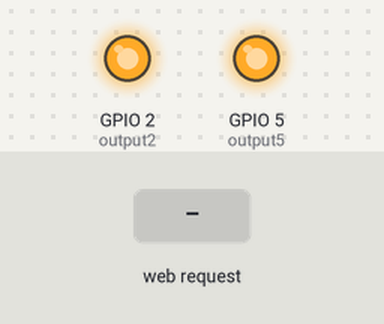
Simulated run of this sketch. Board: ESP8266 (NodeMCU). On the bench: output pins drawn as LEDs (lit = HIGH). Inputs (shaded band) come from the test bench. WiFi joins after 1.5 s; servers stay silent unless stated; the local clock reads 2024-03-15 10:24:30 at power-on unless the sketch sets it; what the sketch prints to the serial monitor is not drawn.

Above: at 3.7 s.
3.8 s: HTTP request GET /5/on received
At 6.6 s:
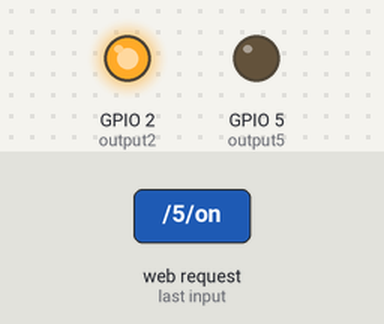
7.0 s: HTTP request GET /5/off received
At 9.0 s:
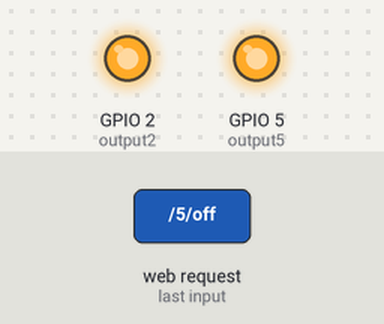
Timing chart, 0 to 10.5 s (numbered marks = the images above; inputs shaded):
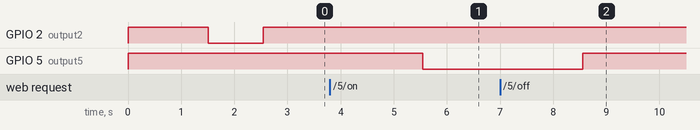

Measured:
- after the input at 3.8 s, GPIO 5 (output5): HIGH → LOW after 1.8 s
- after the input at 7.0 s, GPIO 5 (output5): LOW → HIGH after 1.6 s

The sketch:

ASTRO_WEB_SERVER_22.ino
```cpp
/*********
  Dimitris Kamas
  Astro Web Server
*********/

// Load Wi-Fi library
#include <ESP8266WiFi.h>
#include <TimeLib.h>
#include <WiFiUdp.h>
#include <TimeLord.h>
#include <Timezone.h>

//***************************AstroTime Srart

#define DEBUG 0  // <------  Set to 1 to enable debug messages through serial port monitor
static const char ver[3] = "22";  //  <------Version------
int StartOff = 180; //Set the start offtime in minute of day (90 -> 1:30, 120 -> 02:00, 150 -> 02:30, 180 -> 03:00, 210 -> 03:30)
int EndOff = 300; //Set the end offtime in minute of day (240 -> 04:00, 270 -> 04:30, 300 -> 05:00, 330 -> 05:30)
int del = 10; //Set the delay change time in minute of day

const float LATITUDE = 40.724083, LONGITUDE = 22.907523; // set your GPS position here
int mSunrise, mSunset, mSunriseD, mSunsetD, minOfDay, tizo; //sunrise and sunset expressed as minute of day (0-1439)
int hourNow, minNow, hourLast = -1, minLast = -1;

TimeLord myLord; // TimeLord Object, Global variable
//***************************AstroTime End

//***************************NTP Srart
char data[50];
char* dd;
String dRise;
String dSet;
String  dClock = "No NTP Server";
String  dSunRise = "No SunRise Time";
String  dSunset = "No SunSet Time";
String  ddel = "Delay Not Set";
String  ddia = "diagnostic Not Set";
String  soff = "StartOff Not Set";
String  eoff = "EndOff Not Set";
bool butt = true;
bool b5on = true;
bool b5off = true;
bool allon = true;
bool astro;
bool onoff;

const int NTP_PACKET_SIZE = 48; // NTP time is in the first 48 bytes of message
byte packetBuffer[NTP_PACKET_SIZE]; //buffer to hold incoming & outgoing packets

// NTP Servers:
static const char ntpServerName[] = "time.nist.gov";
//static const char ntpServerName[] = "europe.pool.ntp.org;
//static const char ntpServerName[] = "us.pool.ntp.org";
//static const char ntpServerName[] = "time-a.timefreq.bldrdoc.gov";
//static const char ntpServerName[] = "time-b.timefreq.bldrdoc.gov";
//static const char ntpServerName[] = "time-c.timefreq.bldrdoc.gov";

//const int TIMEZONE = 2;     // Eastern European Time
//const int TIMEZONE = 1;   // Central European Time
//const int TIMEZONE = -5;  // Eastern Standard Time (USA)
//const int TIMEZONE = -4;  // Eastern Daylight Time (USA)
//const int TIMEZONE = -8;  // Pacific Standard Time (USA)
//const int TIMEZONE = -7;  // Pacific Daylight Time (USA)

const int iterval = 86400;     //Set NTP Iterval sync time (sec)
const int iterval2 = 10;     //Set Iterval sync time when no NTP Connect (sec)


WiFiUDP Udp;
unsigned int localPort = 8888;  // local port to listen for UDP packets

time_t getNtpTime();
time_t prevDisplay = 0; // when the digital clock was displayed

// NTP end *****************************************************

// Eastern European Time (Athens)
time_t eastern, utc;
TimeChangeRule CEST = {"CEST", Last, Sun, Mar, 2, 180};     // Eastern European Summer Time
TimeChangeRule CET = {"CET ", Last, Sun, Oct, 3, 120};       // Eastern European Standard Time
Timezone eEastern(CEST, CET);


// Replace with your network credentials

// Set web server port number to 80
WiFiServer server(80);

// Variable to store the HTTP request
String header;

// Auxiliar variables to store the current output state
String output5State = "OFF";
String output4State = "off";
String output3State = "off";
String output2State = "off";
String alwon = "NO";

// Assign output variables to GPIO pins
const int output5 = 5;
//const int output4 = 4;
const int output2 = 2;

// Current time
unsigned long currentTime = millis();
// Previous time
unsigned long previousTime = 0;
// Define timeout time in milliseconds (example: 2000ms = 2s)
const long timeoutTime = 2000;


const char* ssid     = "*********";
const char* password = "*********";
IPAddress local_IP(192, 168, 0, 22); // Set your Static IP address  Down  Router
IPAddress gateway(192, 168, 0, 1);   // Set your Gateway IP address

IPAddress subnet(255, 255, 255, 0);
IPAddress primaryDNS(8, 8, 8, 8);   //optional
IPAddress secondaryDNS(8, 8, 4, 4); //optional

void setup() {                            //                     *********** SETUP  **********
  Serial.begin(115200);
   while (!Serial) {
    delay(10);
   }
  // Initialize the output variables as outputs
  pinMode(output5, OUTPUT);
  //pinMode(output4, OUTPUT);
  pinMode(output2, OUTPUT);
  // Set outputs to LOW
  digitalWrite(output5, HIGH);
  //digitalWrite(output4, LOW);
  digitalWrite(output2, HIGH);

  // Configures static IP address
  if (!WiFi.config(local_IP, gateway, subnet, primaryDNS, secondaryDNS)) {
    Serial.println("STA Failed to configure");
  }

  // Connect to Wi-Fi network with SSID and password

  WiFi.begin(ssid, password);

  while (WiFi.status() != WL_CONNECTED) {
    delay(500);
    Serial.print(".");
  }
  // Print local IP address and start web server
  Serial.println("");
  Serial.println("Dimitris Kamas ESP6288");
  Serial.println("----Version " && ver && "-----");
  Serial.println("-------------------");
  Serial.print("Connecting to ");
  Serial.println(ssid);
  Serial.println("WiFi connected.");
  Serial.println("IP address: ");
  Serial.println(WiFi.localIP());
  server.begin();
  digitalWrite(output2, LOW);   //LOCAL LED ON
  Serial.println("Starting UDP");
  Udp.begin(localPort);
  Serial.print("Local port: ");
  Serial.println(Udp.localPort());
  Serial.println("waiting for sync");
  setSyncProvider(getNtpTime);
 //setSyncInterval(iterval);   //Set Iterval sync time (sec)
  delay(1000);
  digitalWrite(output2, HIGH);  //LOCAL LED OFF

   /* TimeLord Object Initialization */

  myLord.Position(LATITUDE, LONGITUDE);
  myLord.DstRules(3,4,10,4,60); // DST Rules for EUROPE - myLord.DstRules(dstMonStart, dstWeekStart, dstMonEnd, dstWeekEnd, 60)

   if (DEBUG == 0) Serial.end();
}

void loop(){                          //                     *********** LOOP ************

  WiFiClient client = server.available();   // Listen for incoming clients

if (timeStatus() != timeNotSet) {
    if (now() != prevDisplay) { //update the display only if time has changed
      prevDisplay = now();
      digitalClockDisplay();
      if (DEBUG == 1) {
      Serial.println(dClock);
      Serial.println(output5State+" "+butt+" "+b5on+" "+b5off);
      }
    }

    //***************************AstroTime Srart**********************

    minNow = minute(eastern);
    hourNow = hour(eastern);
    if (minNow != minLast) {
      minLast = minNow;
      minOfDay = hourNow * 60 + minNow; //minute of day will be in the range 0-1439

      if (hourNow != hourLast) { // Noting that the Sunrise/Sunset is only calculated every hour => less power.
        hourLast = hourNow;
        if (3 > month(eastern) < 11 ) {
           tizo = 3;
         }
            else {
             tizo = 2;
         }
         myLord.TimeZone(+tizo * 60);
        byte sunTime[6] = {
          0, 0, 0, byte(day(eastern)), byte(month(eastern)), byte(year(eastern)-2000) };
        myLord.SunRise(sunTime);
       // mSunrise = sunTime[2] * 60 + sunTime[1]; //SunRise minute of day in the range 0-1439;
       mSunrise = sunTime[2] * 60 + sunTime[1]; //SunRise minute of day in the range 0-1439;
        mSunriseD = mSunrise - (del/2);
        dRise = stst(mSunriseD);
      if (DEBUG == 1) {
        Serial.print("SunRise= ");
        print2digits(sunTime[2]);
        Serial.write(':');
        print2digits(sunTime[1]);
        Serial.write(':');
        print2digits(sunTime[0]);
        Serial.print("  ");
        print2digits(sunTime[3]);
        Serial.write('/');
        print2digits(sunTime[4]);
        Serial.write('/');
        print2digits(sunTime[5]);
        Serial.print("  (");
        Serial.print(mSunrise);
        Serial.print(" - ");
        Serial.print(del);
        Serial.print(" = ");
        Serial.print(mSunriseD);
        Serial.println(")");
        }

        sprintf(data, "SunRise = %02d:%02d  (",sunTime[2],sunTime[1]);
        dSunRise = data;

        myLord.SunSet(sunTime);
        mSunset = sunTime[2] * 60 + sunTime[1]; //SunSet minute of day in the range 0-1439;
        mSunsetD = mSunset + del;
        dSet = stst(mSunsetD);
  if (DEBUG == 1) {
        Serial.print("SunSet= ");
        print2digits(sunTime[2]);
        Serial.write(':');
        print2digits(sunTime[1]);
        Serial.write(':');
        print2digits(sunTime[0]);
        Serial.print("  ");
        print2digits(sunTime[3]);
        Serial.write('/');
        print2digits(sunTime[4]);
        Serial.write('/');
        print2digits(sunTime[5]);
        Serial.print("  (");
        Serial.print(mSunset);
        Serial.print(" + ");
        Serial.print(del);
        Serial.print(" = ");
        Serial.print(mSunsetD);
        Serial.println(")");

        Serial.print("StartOff= ");
        Serial.print(StartOff);
        Serial.print("  EndOff= ");
        Serial.print(EndOff);
        Serial.print("  MinOfDel: ");
        Serial.print(del);
        Serial.println();
        }

        sprintf(data, "SunSet = %02d:%02d  (",sunTime[2],sunTime[1]);
        dSunset = data;

    }  // End: if (hourNow != hourLast)

   if (minOfDay == StartOff or minOfDay == mSunriseD) butt = true;

      if (butt) {
       if ((minOfDay < mSunriseD || minOfDay >= mSunsetD) && (minOfDay < StartOff || minOfDay >= EndOff)) {
        digitalWrite(output5, LOW);
        output5State = "ON";
        client.println("<p><a href=\"/5/off\"><button class=\"button button2\">OFF</button></a></p>");
        }
       else {
        if (allon) {
        digitalWrite(output5, HIGH);
        output5State = "OFF";
        client.println("<p><a href=\"/5/on\"><button class=\"button\">ON</button></a></p>");
          }
        }
      }

  if (DEBUG == 1) {
      Serial.print("Ok, Time= ");
      print2digits(hour(eastern));
      Serial.write(':');
      print2digits(minute(eastern));
      Serial.write(':');
      print2digits(second(eastern));
      Serial.print(", Date (D/M/Y)= ");
      Serial.print(day(eastern));
      Serial.write('/');
      Serial.print(month(eastern));
      Serial.write('/');
      Serial.print(year(eastern));
      Serial.println();
      Serial.print("MinOfDay = ");
      Serial.print(minOfDay);
      Serial.print("  LED:");
      Serial.print((minOfDay < mSunriseD || minOfDay >= mSunsetD) && (minOfDay < StartOff || minOfDay >= EndOff));
      Serial.println();
    }
   } // End: if (minNow != minLast)
  } // End:  if (timeStatus()!= timeNotSet)
  delay(1000);

    //***************************AstroTime End******************************

  if (client) {                             // If a new client connects,
    if (DEBUG == 1) Serial.println("New Client.");      // print a message out in the serial port
    String currentLine = "";                // make a String to hold incoming data from the client
    currentTime = millis();
    previousTime = currentTime;
    while (client.connected() && currentTime - previousTime <= timeoutTime) { // loop while the client's connected
      currentTime = millis();
      if (client.available()) {             // if there's bytes to read from the client,
        char c = client.read();             // read a byte, then
       // Serial.write(c);                    // print it out the serial monitor
        header += c;
        if (c == '\n') {                    // if the byte is a newline character
          // if the current line is blank, you got two newline characters in a row.
          // that's the end of the client HTTP request, so send a response:
          if (currentLine.length() == 0) {
            // HTTP headers always start with a response code (e.g. HTTP/1.1 200 OK)
            // and a content-type so the client knows what's coming, then a blank line:

            // turns the GPIOs on and off
            if (header.indexOf("GET /5/on") >= 0 && b5off) {
             if (DEBUG == 1) Serial.println("GPIO 5 on");
              output5State = "ON";
              digitalWrite(output5, LOW);
              if (butt==false) butt = true;
              else butt = false;

            } else if (header.indexOf("GET /5/off") >= 0 && b5on) {
              if (DEBUG == 1) Serial.println("GPIO 5 off");
              output5State = "OFF";
              digitalWrite(output5, HIGH);
              if (butt==false) butt = true;
              else butt = false;

            } else if (header.indexOf("GET /4/on") >= 0) {
              if (DEBUG == 1) Serial.println("GPIO 4 on");
              output4State = "on";
              del=del+5;
              dSet = stst(mSunset + del);
              dRise = stst(mSunrise + (del/2));

            } else if (header.indexOf("GET /4/off") >= 0) {
              if (DEBUG == 1) Serial.println("GPIO 4 off");
              output4State = "off";
              del=del-5;
              dSet = stst(mSunset + del);
              dRise = stst(mSunrise + (del/2));

            } else if (header.indexOf("GET /3/on") >= 0) {
              if (DEBUG == 1) Serial.println("GPIO 3 on");
              output3State = "on";
              StartOff=StartOff+30;

            } else if (header.indexOf("GET /3/off") >= 0) {
              if (DEBUG == 1) Serial.println("GPIO 3 off");
              output3State = "off";
              StartOff=StartOff-30;

            } else if (header.indexOf("GET /2/on") >= 0) {
              if (DEBUG == 1) Serial.println("GPIO 2 on");
              output2State = "on";
              EndOff=EndOff+30;

            } else if (header.indexOf("GET /2/off") >= 0) {
              if (DEBUG == 1) Serial.println("GPIO 2 off");
              output2State = "off";
              EndOff=EndOff-30;

            } else if (header.indexOf("GET /6/on") >= 0) {
              if (DEBUG == 1) Serial.println("AllON is on");
              alwon = "YES";


            } else if (header.indexOf("GET /6/off") >= 0) {
              if (DEBUG == 1) Serial.println("AllON is off");
              alwon = "NO";

            }

            // Display the HTML web page
            client.println("<!DOCTYPE html><html>");
            client.println("<head><meta name=\"viewport\" content=\"width=device-width, initial-scale=1\">");
            client.println("<link rel=\"icon\" href=\"data:,\">");
            //client.println("<meta http-equiv='refresh' content='5; URL=http://dimitris.dyndns.info'>");

            // CSS to style the on/off buttons
            // Feel free to change the background-color and font-size attributes to fit your preferences
            client.println("<style>html { font-family: Helvetica; display: inline-block; margin: 0px auto; text-align: center;}");
            client.println(".button { background-color: #195B6A; border: none; color: white; padding: 16px 40px;");
            client.println("text-decoration: none; font-size: 30px; margin: 2px; cursor: pointer;}");
            client.println(".button2 {background-color: #42a1d0;}</style></head>");

            // Web Page Heading
            client.println("<body><h1>Astro Time Server</h1>");
            client.println("<h3>" + dClock + "</h3>");
            client.println("<h3>" + dSunRise + dRise + ")" + "</h3>");
            client.println("<h3>" + dSunset + dSet + ")" + "</h3>");

            // Display current state, and ON/OFF buttons for GPIO 5
            client.println("<p><b>Lights - State : " + output5State +"</b></p>");

            // If the output5State is off, it displays the ON button
            if (output5State=="OFF") {
              client.println("<p><a href=\"/5/on\"><button class=\"button\">ON</button></a></p>");
              b5on = false;
              b5off = true;
            } else {
              client.println("<p><a href=\"/5/off\"><button class=\"button button2\">OFF</button></a></p>");
              b5on = true;
              b5off = false;
            }

            // Display current state, and ON/OFF buttons for GPIO 4
            sprintf(data, "= %d min", del);
            ddel = data;
            client.println("<p><b>Delay Time " + ddel + "</b></p>");

             client.println("<p><a href=\"/4/on\"><button class=\"button\">+</button></a>");
             client.println("<a href=\"/4/off\"><button class=\"button\">-</button></a></p>");

             soff = "StartOFF  " + stst(StartOff);
             client.println("<p><b>" + soff + "</b></p>");
             client.println("<p><a href=\"/3/on\"><button class=\"button\">+</button></a>");
             client.println("<a href=\"/3/off\"><button class=\"button\">-</button></a></p>");

              eoff = "  EndOFF  " + stst(EndOff);
             client.println("<p><b>" + eoff +"</b></p>");
             client.println("<p><a href=\"/2/on\"><button class=\"button\">+</button></a>");
             client.println("<a href=\"/2/off\"><button class=\"button\">-</button></a></p>");

              // displays always on status
             client.println("<p><b>Always on - State : " + alwon +"</b></p>");
            if (alwon=="NO") {
              client.println("<p><a href=\"/6/on\"><button class=\"button\">YES</button></a></p>");
              allon = true;
            } else {
              client.println("<p><a href=\"/6/off\"><button class=\"button button2\">NO</button></a></p>");
              allon = false;
            }

             astro=(minOfDay < mSunriseD || minOfDay >= mSunsetD) && (minOfDay < StartOff || minOfDay >= EndOff);
             if (output5State=="OFF") {
              onoff = false;
            } else {
              onoff = true;
            }
             sprintf(data, "( diagnostic: %d, %d, %d, %d, %d, (%s)-%d )", onoff, astro, butt, b5on, b5off, ver, DEBUG);
             ddia=data;
             client.println("<p><b>" + ddia + "</b></p>");

             client.println("</body></html>");

            // The HTTP response ends with another blank line
            client.println();

            // Break out of the while loop
            break;
          } else { // if you got a newline, then clear currentLine
            currentLine = "";
          }
        } else if (c != '\r') {  // if you got anything else but a carriage return character,
          currentLine += c;      // add it to the end of the currentLine
        }
      }
    }
    // Clear the header variable
    header = "";
    // Close the connection
    client.stop();
    if (DEBUG == 1) {
    Serial.println("Client disconnected.");
    Serial.println("");
    }
  }
}

void digitalClockDisplay()
{

  // digital clock display of the time
  switch (weekday()) {
  case 2:
      dd = "Monday";
    break;
  case 3:
      dd = "Tuesday";
    break;
  case 4:
      dd = "Wednesday";
    break;
  case 5:
      dd = "Thursday";
    break;
  case 6:
      dd = "Friday";
    break;
  case 7:
      dd = "Saturday";
    break;
  case 1:
      dd = "Sunday";
    break;
  default:
      dd = "Error";
    break;
}
  utc = now();  //current time from the Time Library
  eastern = eEastern.toLocal(utc); //convert to Local Time
  sprintf(data, "%s %02d/%02d/%d %02d:%02d:%02d", dd, day(eastern), month(eastern),year(eastern),hour(eastern),minute(eastern),second(eastern));
  dClock = data;
}

void printDigits(int digits)
{
  // utility for digital clock display: prints preceding colon and leading 0
  Serial.print(":");
  if (digits < 10)
    Serial.print('0');
  Serial.print(digits);
}

void print2digits(int number) {
  if (number >= 0 && number < 10) {
    Serial.write('0');
  }
  Serial.print(number);
}

/*-------- NTP code ----------*/
time_t getNtpTime()
{
  IPAddress ntpServerIP; // NTP server's ip address

  while (Udp.parsePacket() > 0) ; // discard any previously received packets
  Serial.println("Transmit NTP Request");
  // get a random server from the pool
  WiFi.hostByName(ntpServerName, ntpServerIP);
  Serial.print(ntpServerName);
  Serial.print(": ");
  Serial.println(ntpServerIP);
  sendNTPpacket(ntpServerIP);
  uint32_t beginWait = millis();
  while (millis() - beginWait < 1500) {
    int size = Udp.parsePacket();
    if (size >= NTP_PACKET_SIZE) {
      Serial.println("Receive NTP Response");
      Udp.read(packetBuffer, NTP_PACKET_SIZE);  // read packet into the buffer
      unsigned long secsSince1900;
      // convert four bytes starting at location 40 to a long integer
      secsSince1900 =  (unsigned long)packetBuffer[40] << 24;
      secsSince1900 |= (unsigned long)packetBuffer[41] << 16;
      secsSince1900 |= (unsigned long)packetBuffer[42] << 8;
      secsSince1900 |= (unsigned long)packetBuffer[43];
      setSyncInterval(iterval);
      return secsSince1900 - 2208988800UL + 0 * SECS_PER_HOUR;
    }
  }
  Serial.println("No NTP Response :-(");
  setSyncInterval(iterval2);
  return 0; // return 0 if unable to get the time
}


// send an NTP request to the time server at the given address
void sendNTPpacket(IPAddress &address)
{
  // set all bytes in the buffer to 0
  memset(packetBuffer, 0, NTP_PACKET_SIZE);
  // Initialize values needed to form NTP request
  // (see URL above for details on the packets)
  packetBuffer[0] = 0b11100011;   // LI, Version, Mode
  packetBuffer[1] = 0;     // Stratum, or type of clock
  packetBuffer[2] = 6;     // Polling Interval
  packetBuffer[3] = 0xEC;  // Peer Clock Precision
  // 8 bytes of zero for Root Delay & Root Dispersion
  packetBuffer[12] = 49;
  packetBuffer[13] = 0x4E;
  packetBuffer[14] = 49;
  packetBuffer[15] = 52;
  // all NTP fields have been given values, now
  // you can send a packet requesting a timestamp:
  Udp.beginPacket(address, 123); //NTP requests are to port 123
  Udp.write(packetBuffer, NTP_PACKET_SIZE);
  Udp.endPacket();
}

String stst(long ttt) {
    long days = 0;
    long hours = 0;
    long mins = 0;
    String mins_o = ":";
    String hours_o = " ";
    hours = ttt / 60; //convert minutes to hours
    days = hours / 24; //convert hours to days
    mins = ttt - (hours * 60); //subtract the coverted minutes to hours in order to display 59
    hours = hours - (days * 24); //subtract the coverted hours to days in order to display 23
     if (mins < 10) {
      mins_o = ":0";
      }
     if (hours < 10) {
      hours_o = "0";
      }
      sprintf(data, "%02d:%02d", hours, mins );
      return data;
    }
```
